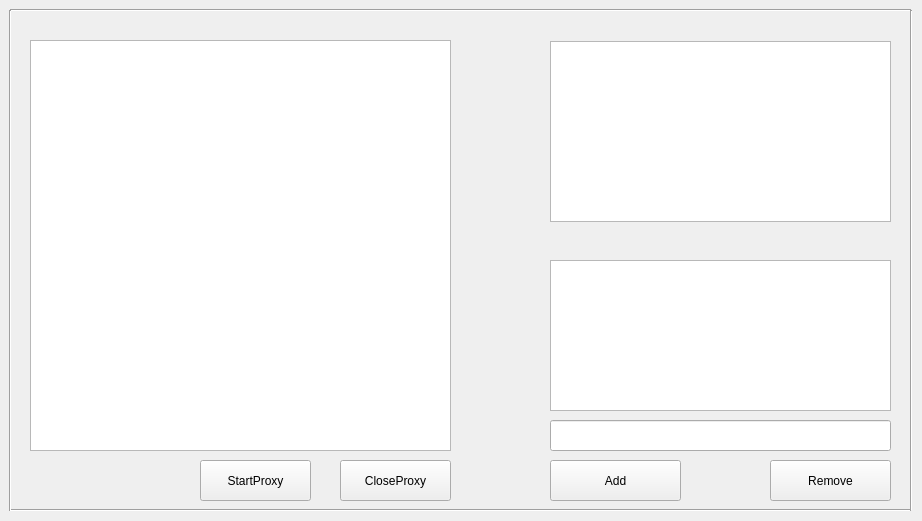
<?xml version="1.0" encoding="UTF-8"?>
<ui version="4.0">
 <class>MainWindow</class>
 <widget class="QMainWindow" name="MainWindow">
  <property name="geometry">
   <rect>
    <x>0</x>
    <y>0</y>
    <width>922</width>
    <height>521</height>
   </rect>
  </property>
  <property name="windowTitle">
   <string>MainWindow</string>
  </property>
  <widget class="QWidget" name="centralwidget">
   <widget class="QPushButton" name="StartProxy">
    <property name="geometry">
     <rect>
      <x>200</x>
      <y>460</y>
      <width>111</width>
      <height>41</height>
     </rect>
    </property>
    <property name="text">
     <string>StartProxy</string>
    </property>
   </widget>
   <widget class="QPushButton" name="CloseProxy">
    <property name="geometry">
     <rect>
      <x>340</x>
      <y>460</y>
      <width>111</width>
      <height>41</height>
     </rect>
    </property>
    <property name="text">
     <string>CloseProxy</string>
    </property>
   </widget>
   <widget class="QPushButton" name="Add">
    <property name="geometry">
     <rect>
      <x>550</x>
      <y>460</y>
      <width>131</width>
      <height>41</height>
     </rect>
    </property>
    <property name="text">
     <string>Add</string>
    </property>
   </widget>
   <widget class="QPushButton" name="Remove">
    <property name="geometry">
     <rect>
      <x>770</x>
      <y>460</y>
      <width>121</width>
      <height>41</height>
     </rect>
    </property>
    <property name="text">
     <string>Remove</string>
    </property>
   </widget>
   <widget class="QLineEdit" name="InputName">
    <property name="geometry">
     <rect>
      <x>550</x>
      <y>420</y>
      <width>341</width>
      <height>31</height>
     </rect>
    </property>
   </widget>
   <widget class="QListWidget" name="Ban_list">
    <property name="geometry">
     <rect>
      <x>550</x>
      <y>260</y>
      <width>341</width>
      <height>151</height>
     </rect>
    </property>
   </widget>
   <widget class="QListWidget" name="listWidget">
    <property name="geometry">
     <rect>
      <x>30</x>
      <y>40</y>
      <width>421</width>
      <height>411</height>
     </rect>
    </property>
   </widget>
   <widget class="QListWidget" name="listWidget_2">
    <property name="geometry">
     <rect>
      <x>550</x>
      <y>41</y>
      <width>341</width>
      <height>181</height>
     </rect>
    </property>
   </widget>
   <widget class="Line" name="line">
    <property name="geometry">
     <rect>
      <x>901</x>
      <y>10</y>
      <width>20</width>
      <height>501</height>
     </rect>
    </property>
    <property name="orientation">
     <enum>Qt::Orientation::Vertical</enum>
    </property>
   </widget>
   <widget class="Line" name="line_2">
    <property name="geometry">
     <rect>
      <x>10</x>
      <y>0</y>
      <width>901</width>
      <height>21</height>
     </rect>
    </property>
    <property name="orientation">
     <enum>Qt::Orientation::Horizontal</enum>
    </property>
   </widget>
   <widget class="Line" name="line_3">
    <property name="geometry">
     <rect>
      <x>10</x>
      <y>500</y>
      <width>901</width>
      <height>21</height>
     </rect>
    </property>
    <property name="orientation">
     <enum>Qt::Orientation::Horizontal</enum>
    </property>
   </widget>
   <widget class="Line" name="line_4">
    <property name="geometry">
     <rect>
      <x>0</x>
      <y>10</y>
      <width>20</width>
      <height>501</height>
     </rect>
    </property>
    <property name="orientation">
     <enum>Qt::Orientation::Vertical</enum>
    </property>
   </widget>
  </widget>
 </widget>
 <resources/>
 <connections/>
</ui>
